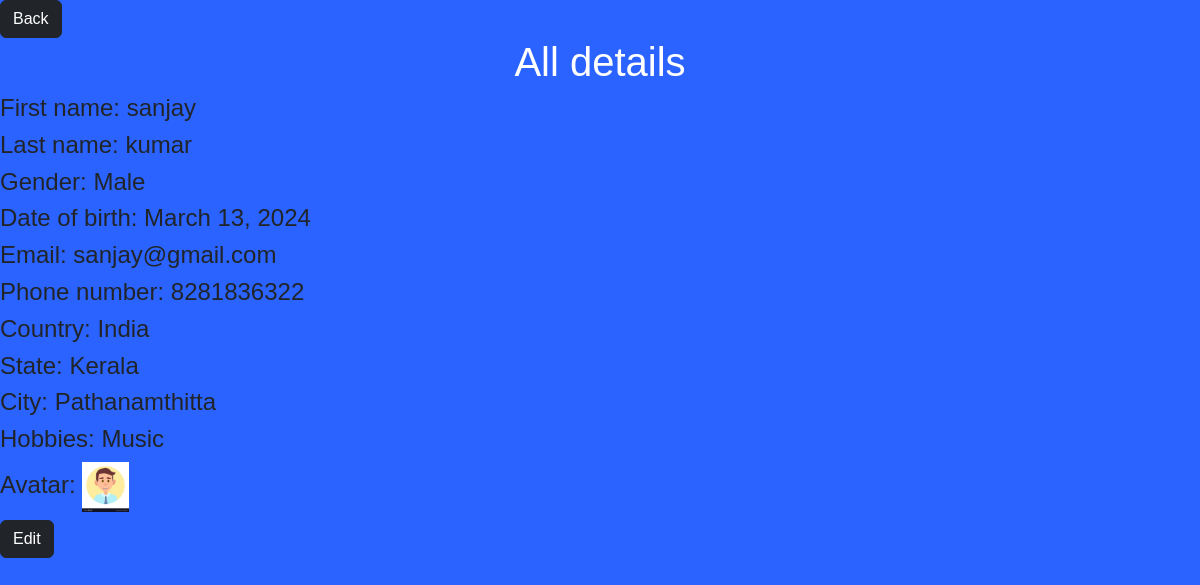
Screenshot of /myapp/displayall/10 with the database file from the repository.
### myapp/models.py (models this page shows)
class Registration(models.Model):
    first_name=models.CharField(max_length=100)
    last_name=models.CharField(max_length=100)
    gender_choices={('Male','Male'),('Female','Female'),('Others','Others')}
    gender=models.CharField(max_length=100,choices=gender_choices,default='Male')
    date_of_birth=models.DateField()
    email=models.EmailField()
    phone_number=models.IntegerField()
    country=models.CharField(max_length=100)
    state=models.CharField(max_length=100)
    city=models.CharField(max_length=100)
    hobbies=models.CharField(max_length=100)
    upload_avatar=models.FileField(upload_to='Avatar')
    is_active=models.BooleanField(null=True,default=True)

### myapp/views.py (the view)
# urls.py: path('displayall/<int:id>',displayall,name='displayall'),
def displayall(request,id):
    details=Registration.objects.get(id=id)
    return render(request,'listall.html',{'i':details})

### myapp/templates/listall.html
{% extends 'layout.html' %}
{% load static %}
{% block body %}
<a href="{% url 'adminpage' %}"><button class="btn btn-dark">Back</button></a>
<h1 class="text-center" style="color: white;">All details</h1>
        <h4>First name: {{i.first_name}}</h4>
        <h4>Last name: {{i.last_name}}</h4>
        <h4>Gender: {{i.gender}}</h4>
        <h4>Date of birth: {{i.date_of_birth}}</h4>
        <h4>Email: {{i.email}}</h4>
        <h4>Phone number: {{i.phone_number}}</h4>
        <h4>Country: {{i.country}}</h4>
        <h4>State: {{i.state}}</h4>
        <h4>City: {{i.city}}</h4>
        <h4>Hobbies: {{i.hobbies}}</h4>
        <h4>Avatar: <img src="{{ i.upload_avatar.url }}" alt="" height="50px"> </h4>
        <a href="{% url 'adminedit' i.id %}"><button class="btn btn-dark">Edit</button></a>
{% endblock %}

### myapp/templates/layout.html (style rules this page uses)
body { margin: 0; font-family: Arial, Helvetica, sans-serif; }

### rows the page displays
Registration: first_name "sanjay", last_name "kumar", gender "Male", date_of_birth "March 13, 2024", email "sanjay@gmail.com", phone_number "8281836322", country "India", state "Kerala", city "Pathanamthitta", hobbies "Music", upload_avatar (picture)
